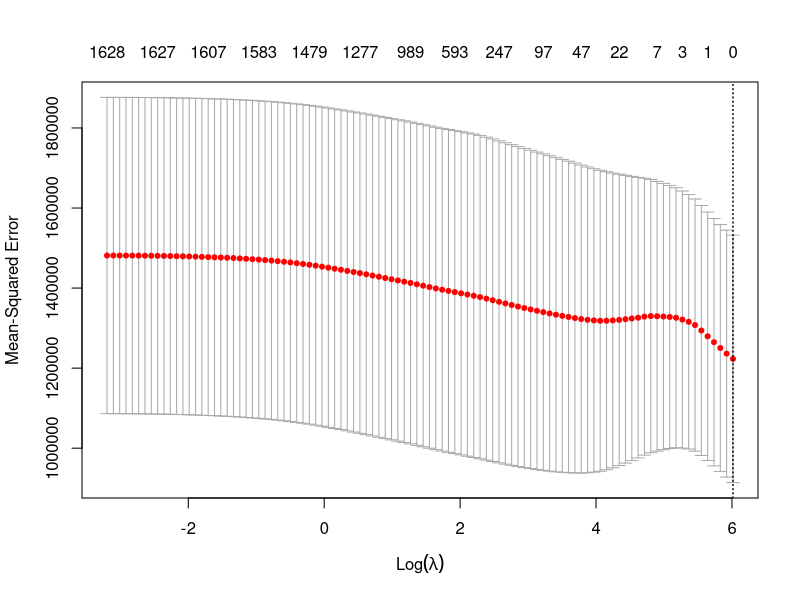
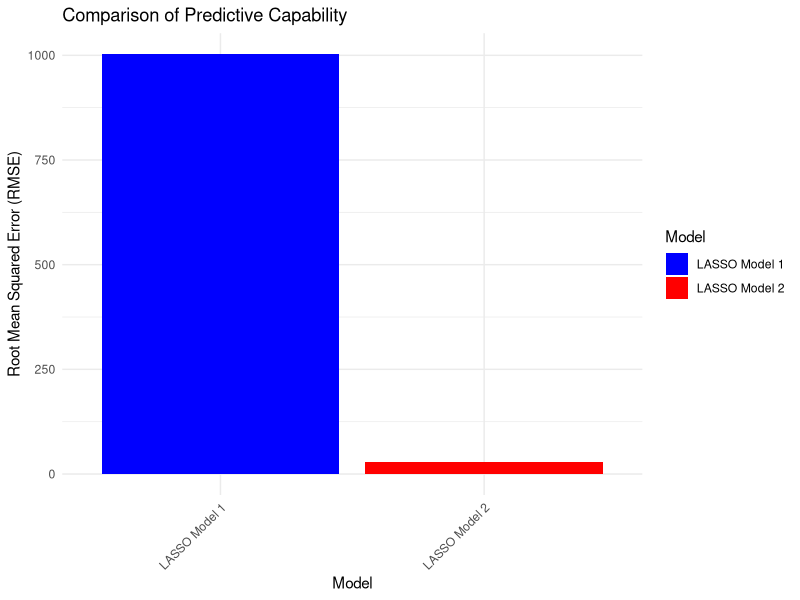

The R script that drew these images, in order:
## ---- chunk 1
knitr::opts_chunk$set(echo = TRUE)

# Check if packages are installed, install them if they are not
packages <- c("readxl", "dplyr", "glmnet", "caret", "tidyr")
new_packages <- packages[!(packages %in% installed.packages()[,"Package"])]
if(length(new_packages)) install.packages(new_packages)

library(readxl)
library(dplyr)
library(tidyr)
library(caret)
library(glmnet)

# Load the dataset
data <- read_excel("cleaned_data_project.xlsx")

# Preview the data
head(data)

# Replace NA values with 0 for numeric columns and "Unknown" for character columns
data <- data %>%
  mutate(across(where(is.numeric), ~ replace_na(., 0))) %>%
  mutate(across(where(is.character), ~ replace_na(., "Unknown")))

# Selecting relevant columns for the regression
# (Modify this part based on the columns you want to include)
data_model <- data %>% select(price, bedrooms, bathrooms, square_feet) # Add other columns as needed

# Create model matrix
x <- model.matrix(price ~ . - 1, data = data_model)

# Set seed for reproducibility
set.seed(123)

# Splitting the data into training and testing sets
splitIndex <- createDataPartition(data_model$price, p = .80, list = FALSE, times = 1)
train <- x[splitIndex, ]
test <- x[-splitIndex, ]
y_train <- data_model$price[splitIndex]
y_test <- data_model$price[-splitIndex]

# Fit the LASSO model with cross-validation
cv_fit_1 <- cv.glmnet(train, y_train, alpha = 1)
plot(cv_fit_1)

# Predict on test set
predictions <- predict(cv_fit_1, s = "lambda.min", newx = test)
rmse_1 <- sqrt(mean((predictions - y_test) ^ 2))


# Evaluate the model
postResample(predictions, y_test)

rmse_1
cv_fit_1$lambda.min

## ---- chunk 2

packages <- c("tidyverse", "glmnet", "caret", "ModelMetrics")
new_packages <- packages[!(packages %in% installed.packages()[,"Package"])]
if(length(new_packages)) install.packages(new_packages)

# Load necessary libraries
library(tidyverse)
library(glmnet)
library(caret)
library(ModelMetrics)

# Load the dataset (replace with your actual file path)
data <- read_excel("cleaned_data_project.xlsx")

# Data Preprocessing
# Replace NA values in numeric columns with 0
data <- data %>% 
  mutate(across(where(is.numeric), ~ replace_na(., 0)))

# Scaling features
numeric_columns <- sapply(data, is.numeric)
data_scaled <- as.data.frame(scale(data[, numeric_columns]))

# Adding Polynomial Features manually
poly_features <- data_scaled %>% 
  mutate(across(everything(), list(~ .^2, ~ .^3), .names = "{.col}_{.fn}"))

# Ensure no missing values are present
poly_features[is.na(poly_features)] <- 0

# Preparing for LASSO Regression
set.seed(123)
split <- createDataPartition(data$price, p = 0.8, list = FALSE)
train <- poly_features[split, ]
test <- poly_features[-split, ]
y_train <- data$price[split]
y_test <- data$price[-split]

# Fit LASSO model using cross-validation
cv_fit_2 <- cv.glmnet(as.matrix(train), y_train, alpha = 1)

# Predicting and Evaluating
predictions <- predict(cv_fit_2, s = "lambda.min", newx = as.matrix(test))
rmse_2 <- sqrt(mean((predictions - y_test) ^ 2))

# Output RMSE and optimal lambda
rmse_2
cv_fit_2$lambda.min

## ---- chunk 3

# Assuming you already have 'rmse_1' and 'rmse_2' representing RMSE values for the two models

# Create a data frame for plotting
model_names <- c("LASSO Model 1", "LASSO Model 2")
rmse_values <- c(rmse_1, rmse_2)
results_df <- data.frame(Model = model_names, RMSE = rmse_values)

# Create a bar chart
library(ggplot2)
ggplot(results_df, aes(x = Model, y = RMSE, fill = Model)) +
  geom_bar(stat = "identity") +
  labs(title = "Comparison of Predictive Capability",
       y = "Root Mean Squared Error (RMSE)") +
  theme_minimal() +
  theme(axis.text.x = element_text(angle = 45, hjust = 1)) +
  scale_fill_manual(values = c("LASSO Model 1" = "blue", "LASSO Model 2" = "red"))



